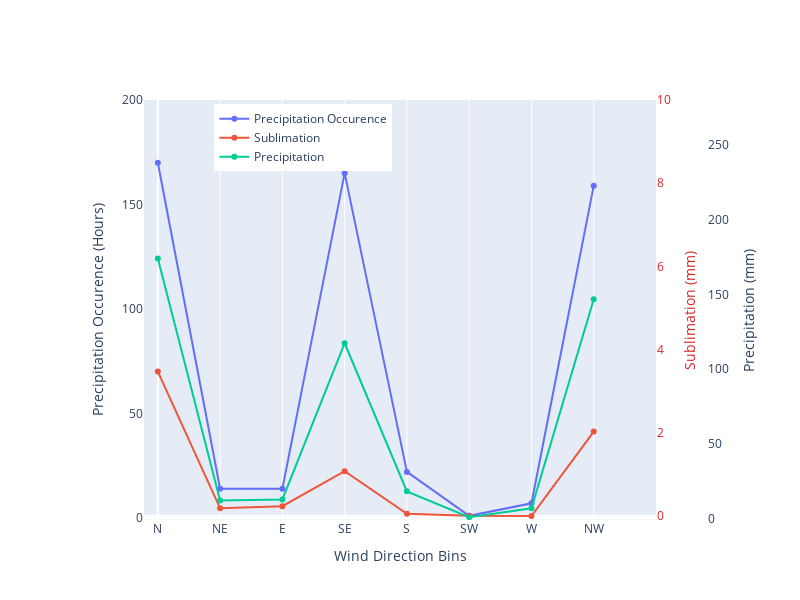

Notebook cell for this chart:
### Code cell
# Let's make a few plots using make_sublots in plotly 
fig = go.Figure()
# for the first figure lets make two y axes, one where we'll have a barplot of the precipitation occurence and the other where we'll have the sublimation rate
fig.add_trace(go.Scatter(x=grouped_prcp_binary.index, y=grouped_prcp_binary.values, name='Precipitation Occurence', yaxis='y1'))
fig.update_yaxes(title_text='Precipitation Occurence')
# add second y-axis
fig.add_trace(go.Scatter(x=grouped_sub.index, y=grouped_sub.values, name='Sublimation', yaxis='y2'))
fig.add_trace(go.Scatter(x=grouped_prcp.index, y=grouped_prcp.values, name='Precipitation', yaxis='y3'))
fig.update_layout(xaxis=dict(domain=[0.1,0.9],
                             title='Wind Direction Bins',
                             range=[-10,360],
                             tickvals=[0,45,90,135,180,225,270,315],
                             ticktext=['N', 'NE', 'E', 'SE', 'S', 'SW', 'W', 'NW']),
                  yaxis=dict(title='Precipitation Occurence (Hours)',
                             range=[-1,200]),
                  yaxis2=dict(title='Sublimation (mm)',
                              overlaying='y',
                              side='right',
                              anchor='x',
                              titlefont=dict(
                                  color="#d62728"
                              ),
                              tickfont=dict(
                                  color="#d62728"
                              ),
                              position=0.8,
                              range=[-.1,10]),
                  yaxis3=dict(
                              title="Precipitation (mm)",
                              anchor="free",
                              overlaying="y",
                              side="right",
                              position=0.98,
                              range=[-1,200*35/25]
                              ))
# remove the grid line for axis 1 and 2
fig.update_yaxes(showgrid=False)
fig.update_layout(
                  height=600,
                  width=800)
# move the legend to the top right of the plot
fig.update_layout(legend=dict(
    yanchor="top",
    y=0.99,
    xanchor="left",
    x=0.21
))

### Figure 1 — Plotly figure (JSON) as saved in the notebook; plotly's stock layout.template omitted (floating-point values rounded to 4 significant figures)
{"data": [{"name": "Precipitation Occurence", "type": "scatter", "x": [0, 45, 90, 135, 180, 225, 270, 315], "y": [170, 14, 14, 165, 22, 1, 7, 159], "yaxis": "y"}, {"name": "Sublimation", "type": "scatter", "x": [0, 45, 90, 135, 180, 225, 270, 315], "y": [3.469, 0.1816, 0.2312, 1.073, 0.05084, 0.0006535, -0.005848, 2.026], "yaxis": "y2"}, {"name": "Precipitation", "type": "scatter", "x": [0, 45, 90, 135, 180, 225, 270, 315], "y": [174.0, 11.99, 12.77, 117.3, 18.16, 0.8375, 6.834, 146.7], "yaxis": "y3"}], "layout": {"height": 600, "legend": {"x": 0.21, "xanchor": "left", "y": 0.99, "yanchor": "top"}, "width": 800, "xaxis": {"domain": [0.1, 0.9], "range": [-10, 360], "ticktext": ["N", "NE", "E", "SE", "S", "SW", "W", "NW"], "tickvals": [0, 45, 90, 135, 180, 225, 270, 315], "title": {"text": "Wind Direction Bins"}}, "yaxis": {"range": [-1, 200], "showgrid": false, "title": {"text": "Precipitation Occurence (Hours)"}}, "yaxis2": {"anchor": "x", "overlaying": "y", "position": 0.8, "range": [-0.1, 10], "showgrid": false, "side": "right", "tickfont": {"color": "#d62728"}, "title": {"font": {"color": "#d62728"}, "text": "Sublimation (mm)"}}, "yaxis3": {"anchor": "free", "overlaying": "y", "position": 0.98, "range": [-1, 280], "showgrid": false, "side": "right", "title": {"text": "Precipitation (mm)"}}}}
